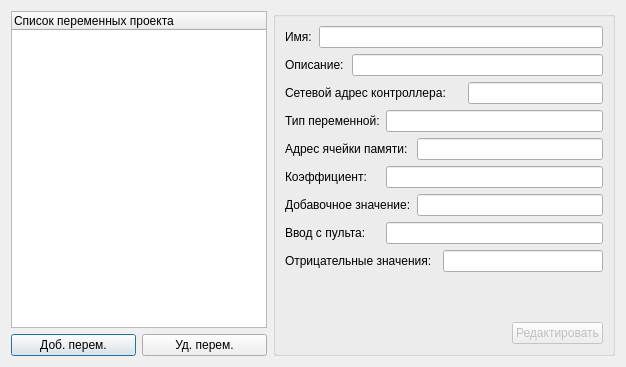
<?xml version="1.0" encoding="UTF-8"?>
<ui version="4.0">
 <class>VarConfigDialog</class>
 <widget class="QDialog" name="VarConfigDialog">
  <property name="geometry">
   <rect>
    <x>0</x>
    <y>0</y>
    <width>626</width>
    <height>367</height>
   </rect>
  </property>
  <property name="windowTitle">
   <string>Настройка переменных</string>
  </property>
  <layout class="QVBoxLayout" name="verticalLayout">
   <item>
    <layout class="QGridLayout" name="gridLayout">
     <item row="1" column="0">
      <widget class="QPushButton" name="AddVarPushButton">
       <property name="text">
        <string>Доб. перем.</string>
       </property>
      </widget>
     </item>
     <item row="0" column="0" colspan="2">
      <widget class="QTreeWidget" name="treeWidget">
       <column>
        <property name="text">
         <string notr="true">Список переменных проекта</string>
        </property>
       </column>
      </widget>
     </item>
     <item row="1" column="1">
      <widget class="QPushButton" name="DelVarPushButton">
       <property name="text">
        <string>Уд. перем.</string>
       </property>
      </widget>
     </item>
     <item row="0" column="2" rowspan="2">
      <widget class="QGroupBox" name="groupBox">
       <property name="sizePolicy">
        <sizepolicy hsizetype="Preferred" vsizetype="Preferred">
         <horstretch>2</horstretch>
         <verstretch>0</verstretch>
        </sizepolicy>
       </property>
       <property name="title">
        <string/>
       </property>
       <layout class="QVBoxLayout" name="verticalLayout_3">
        <item>
         <layout class="QVBoxLayout" name="verticalLayout_2">
          <item>
           <layout class="QGridLayout" name="gridLayout_2">
            <item row="0" column="0">
             <widget class="QLabel" name="label">
              <property name="text">
               <string>Имя:</string>
              </property>
             </widget>
            </item>
            <item row="0" column="1" colspan="6">
             <widget class="QLineEdit" name="lineEditName">
              <property name="readOnly">
               <bool>true</bool>
              </property>
             </widget>
            </item>
            <item row="1" column="0" colspan="2">
             <widget class="QLabel" name="label_2">
              <property name="text">
               <string>Описание:</string>
              </property>
             </widget>
            </item>
            <item row="1" column="2" colspan="5">
             <widget class="QLineEdit" name="lineEditComment">
              <property name="readOnly">
               <bool>true</bool>
              </property>
             </widget>
            </item>
            <item row="2" column="0" colspan="6">
             <widget class="QLabel" name="label_3">
              <property name="text">
               <string>Сетевой адрес контроллера:</string>
              </property>
             </widget>
            </item>
            <item row="2" column="6">
             <widget class="QLineEdit" name="lineEditNetAddress">
              <property name="readOnly">
               <bool>true</bool>
              </property>
             </widget>
            </item>
            <item row="3" column="0" colspan="3">
             <widget class="QLabel" name="label_4">
              <property name="text">
               <string>Тип переменной:</string>
              </property>
             </widget>
            </item>
            <item row="3" column="3" colspan="4">
             <widget class="QLineEdit" name="lineEditType">
              <property name="readOnly">
               <bool>true</bool>
              </property>
             </widget>
            </item>
            <item row="4" column="0" colspan="4">
             <widget class="QLabel" name="label_5">
              <property name="text">
               <string>Адрес ячейки памяти:</string>
              </property>
             </widget>
            </item>
            <item row="4" column="4" colspan="3">
             <widget class="QLineEdit" name="lineEditMemAddr">
              <property name="readOnly">
               <bool>true</bool>
              </property>
             </widget>
            </item>
            <item row="5" column="0" colspan="3">
             <widget class="QLabel" name="label_6">
              <property name="text">
               <string>Коэффициент:</string>
              </property>
             </widget>
            </item>
            <item row="5" column="3" colspan="4">
             <widget class="QLineEdit" name="lineEditCoeff">
              <property name="readOnly">
               <bool>true</bool>
              </property>
             </widget>
            </item>
            <item row="6" column="0" colspan="4">
             <widget class="QLabel" name="label_7">
              <property name="text">
               <string>Добавочное значение:</string>
              </property>
             </widget>
            </item>
            <item row="6" column="4" colspan="3">
             <widget class="QLineEdit" name="lineEditAdd">
              <property name="readOnly">
               <bool>true</bool>
              </property>
             </widget>
            </item>
            <item row="7" column="0" colspan="3">
             <widget class="QLabel" name="label_8">
              <property name="text">
               <string>Ввод с пульта:</string>
              </property>
             </widget>
            </item>
            <item row="7" column="3" colspan="4">
             <widget class="QLineEdit" name="lineEditEdit">
              <property name="readOnly">
               <bool>true</bool>
              </property>
             </widget>
            </item>
            <item row="8" column="0" colspan="5">
             <widget class="QLabel" name="label_9">
              <property name="text">
               <string>Отрицательные значения:</string>
              </property>
             </widget>
            </item>
            <item row="8" column="5" colspan="2">
             <widget class="QLineEdit" name="lineEditSign"/>
            </item>
           </layout>
          </item>
          <item>
           <layout class="QGridLayout" name="gridLayout_3">
            <item row="0" column="1">
             <spacer name="verticalSpacer">
              <property name="orientation">
               <enum>Qt::Vertical</enum>
              </property>
              <property name="sizeHint" stdset="0">
               <size>
                <width>20</width>
                <height>40</height>
               </size>
              </property>
             </spacer>
            </item>
            <item row="1" column="0">
             <spacer name="horizontalSpacer">
              <property name="orientation">
               <enum>Qt::Horizontal</enum>
              </property>
              <property name="sizeHint" stdset="0">
               <size>
                <width>228</width>
                <height>20</height>
               </size>
              </property>
             </spacer>
            </item>
            <item row="1" column="1">
             <widget class="QPushButton" name="pushButtonEditVar">
              <property name="enabled">
               <bool>false</bool>
              </property>
              <property name="text">
               <string>Редактировать</string>
              </property>
             </widget>
            </item>
           </layout>
          </item>
         </layout>
        </item>
       </layout>
      </widget>
     </item>
    </layout>
   </item>
  </layout>
 </widget>
 <resources/>
 <connections/>
</ui>
